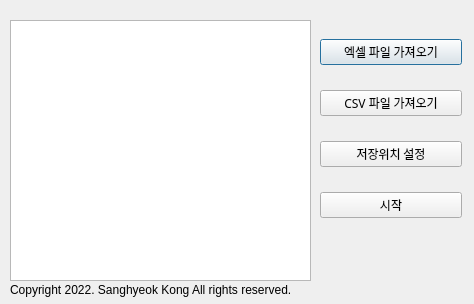
<?xml version="1.0" encoding="UTF-8"?>
<ui version="4.0">
 <class>Dialog</class>
 <widget class="QDialog" name="Dialog">
  <property name="geometry">
   <rect>
    <x>0</x>
    <y>0</y>
    <width>474</width>
    <height>304</height>
   </rect>
  </property>
  <property name="windowTitle">
   <string>Dialog</string>
  </property>
  <widget class="QTextBrowser" name="textBrowser">
   <property name="geometry">
    <rect>
     <x>10</x>
     <y>20</y>
     <width>301</width>
     <height>261</height>
    </rect>
   </property>
   <property name="font">
    <font>
     <family>맑은 고딕 Semilight</family>
    </font>
   </property>
  </widget>
  <widget class="QLabel" name="label">
   <property name="geometry">
    <rect>
     <x>10</x>
     <y>280</y>
     <width>351</width>
     <height>20</height>
    </rect>
   </property>
   <property name="font">
    <font>
     <family>Lucida Grande</family>
     <pointsize>9</pointsize>
    </font>
   </property>
   <property name="autoFillBackground">
    <bool>false</bool>
   </property>
   <property name="text">
    <string>Copyright 2022. Sanghyeok Kong All rights reserved.</string>
   </property>
  </widget>
  <widget class="QWidget" name="verticalLayoutWidget">
   <property name="geometry">
    <rect>
     <x>320</x>
     <y>20</y>
     <width>142</width>
     <height>221</height>
    </rect>
   </property>
   <layout class="QVBoxLayout" name="verticalLayout">
    <item>
     <widget class="QPushButton" name="pushButton">
      <property name="font">
       <font>
        <family>맑은 고딕 Semilight</family>
       </font>
      </property>
      <property name="text">
       <string>엑셀 파일 가져오기</string>
      </property>
     </widget>
    </item>
    <item>
     <widget class="QPushButton" name="pushButton_4">
      <property name="font">
       <font>
        <family>맑은 고딕 Semilight</family>
       </font>
      </property>
      <property name="styleSheet">
       <string notr="true"/>
      </property>
      <property name="text">
       <string>CSV 파일 가져오기</string>
      </property>
     </widget>
    </item>
    <item>
     <widget class="QPushButton" name="pushButton_3">
      <property name="font">
       <font>
        <family>맑은 고딕 Semilight</family>
       </font>
      </property>
      <property name="text">
       <string>저장위치 설정</string>
      </property>
     </widget>
    </item>
    <item>
     <widget class="QPushButton" name="pushButton_2">
      <property name="font">
       <font>
        <family>맑은 고딕 Semilight</family>
       </font>
      </property>
      <property name="text">
       <string>시작</string>
      </property>
     </widget>
    </item>
   </layout>
  </widget>
 </widget>
 <resources/>
 <connections/>
</ui>
